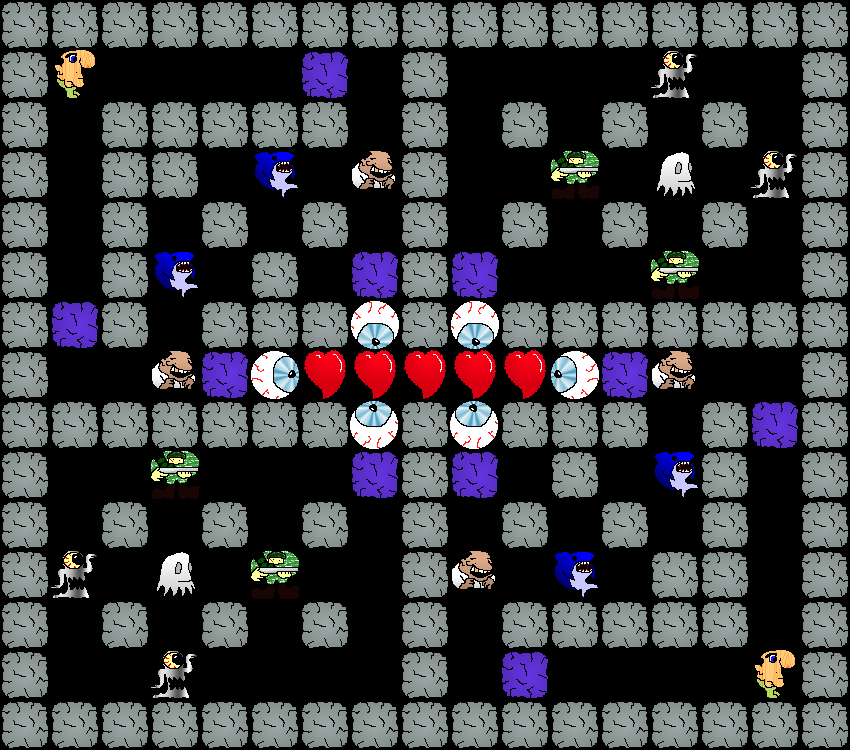

Rendered tile map (Tiled .tmx) drawn with the repository's tilesets; below, a short description and the map source with its tile grids summarised:
An orthogonal 17x15 tile map with 50x50 px tiles, 1 tile layer (Action).

<map version="1.0" orientation="orthogonal" width="17" height="15" tilewidth="50" tileheight="50">
 <tileset firstgid="1" name="Tiles" tilewidth="50" tileheight="50">
  <image source="Tileset2.png" width="256" height="256" />
  <tile id="0">
   <properties>
    <property name="Direction" value="kRight" />
    <property name="Type" value="Turret" />
   </properties>
  </tile>
  <tile id="1">
   <properties>
    <property name="Direction" value="kUp" />
    <property name="Type" value="Sentry" />
   </properties>
  </tile>
  <tile id="2">
   <properties>
    <property name="Type" value="BreakableBlock" />
   </properties>
  </tile>
  <tile id="3">
   <properties>
    <property name="Type" value="Block" />
   </properties>
  </tile>
  <tile id="5">
   <properties>
    <property name="Direction" value="kDown" />
    <property name="Type" value="Turret" />
   </properties>
  </tile>
  <tile id="6">
   <properties>
    <property name="Direction" value="kDown" />
    <property name="Type" value="Sentry" />
   </properties>
  </tile>
  <tile id="7">
   <properties>
    <property name="Type" value="Player" />
   </properties>
  </tile>
  <tile id="8">
   <properties>
    <property name="Type" value="Shark" />
   </properties>
  </tile>
  <tile id="10">
   <properties>
    <property name="Direction" value="kLeft" />
    <property name="Type" value="Turret" />
   </properties>
  </tile>
  <tile id="11">
   <properties>
    <property name="Direction" value="kRight" />
    <property name="Type" value="Sentry" />
   </properties>
  </tile>
  <tile id="12">
   <properties>
    <property name="Type" value="Ghost" />
   </properties>
  </tile>
  <tile id="13">
   <properties>
    <property name="Direction" value="Rotate" />
    <property name="Type" value="Turret" />
   </properties>
  </tile>
  <tile id="15">
   <properties>
    <property name="Direction" value="kUp" />
    <property name="Type" value="Turret" />
   </properties>
  </tile>
  <tile id="16">
   <properties>
    <property name="Direction" value="kLeft" />
    <property name="Type" value="Sentry" />
   </properties>
  </tile>
  <tile id="17">
   <properties>
    <property name="Type" value="Gangster" />
   </properties>
  </tile>
  <tile id="18">
   <properties>
    <property name="Type" value="FireLizard" />
   </properties>
  </tile>
  <tile id="20">
   <properties>
    <property name="Type" value="Soldier" />
   </properties>
  </tile>
  <tile id="21">
   <properties>
    <property name="Type" value="Heart" />
   </properties>
  </tile>
  <tile id="22">
   <properties>
    <property name="Type" value="StorBot" />
   </properties>
  </tile>
  <tile id="23">
   <properties>
    <property name="Direction" value="Rotate" />
    <property name="Type" value="Sentry" />
   </properties>
  </tile>
 </tileset>
 <layer name="Action" width="17" height="15">
  <properties>
   <property name="ColorValue0" value="255" />
   <property name="ColorValue1" value="0" />
   <property name="ColorValue2" value="0" />
   <property name="ColorValue3" value="100" />
  </properties>
  <data>[255 cells, 169 non-empty, 13 distinct tile ids]</data>
 </layer>
</map>
